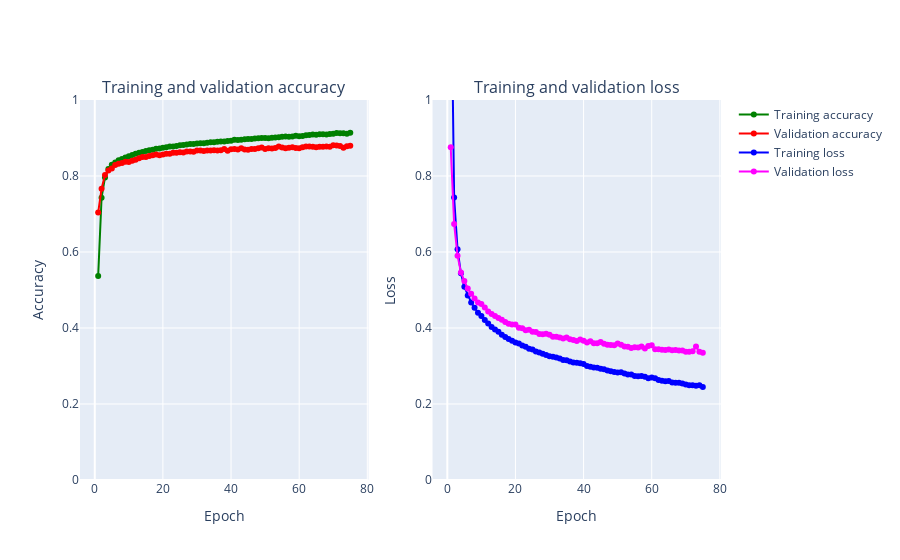

Write notebook code for a chart like this one.
### Code cell
plot_accuracy_and_loss(history, "accuracy")
